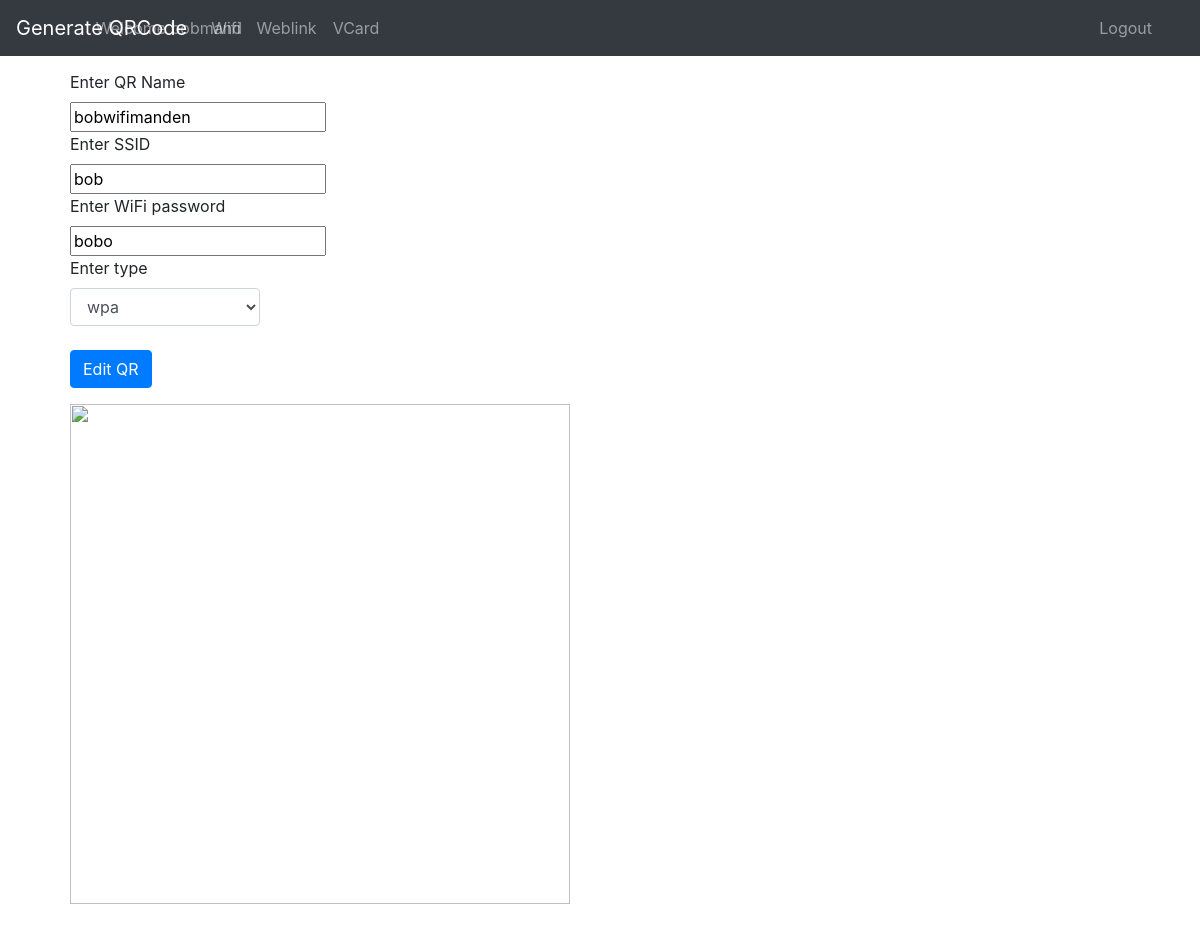
The app's page /qr/details/wifi/2/ (signed in) with its own data.
### qrcodes/models.py (models this page shows, shortened)
class QRCode_Wifi(models.Model):
    qr_id = models.AutoField(primary_key=True)
    user = models.ForeignKey(User, on_delete=models.CASCADE)
    name = models.CharField(max_length=500)
    wifiname = models.CharField(max_length=500, null=True)
    wifipassword =  models.CharField(max_length=500, null=True)
    wifitype =  models.CharField(max_length=20, null=True)
    def generate_QR(self):
        return f"WIFI:T:{self.wifitype};S:{self.wifiname};P:{self.wifipassword};;"

### qrcodes/views.py (the view, shortened to what this page needs)
# urls.py: path("details/<str:type>/<str:qr_id>/", views.details, name="details"),
@login_required
def details(request, type, qr_id):
    qr = get_qr_object(type, qr_id)
    context = {
        "qrcode": qr,
        "type": type
    }
    if request.method == "GET":
        buff = io.BytesIO()
        segno.make(qr.generate_QR(), error="H").save(buff, kind="png", scale=15)
        encoded = base64.b64encode(buff.getvalue()).decode()
        context.update({"qr_img": encoded})
        return render(request, f"qrcodes/qrdetails{type}.html", context)

### qrcodes/utils.py (called while the page is built)
def get_qr_object(type, qr_id):
    types = {
        "web": QRCode_Web,
        "vcard": QRCode_VCard,
        "wifi": QRCode_Wifi,
    }
    return get_object_or_404(types.get(type), pk=qr_id)

### qrcodes/templates/qrcodes/qrdetailswifi.html (shortened to what this page needs)
{% include 'qrcodes/base.html' %}
<div style="padding: 70px;">
<form action="{% url 'qrcodes:details' type qrcode.qr_id %}" method="POST">
    <label for="nameId">Enter QR Name</label>
    <br>
    <input type="text" id="nameId" name="name" value={{qrcode.name}}  required}>
    <br>
    <label for="ssid">Enter SSID</label>
    <br>
    <input type="text" id="ssid" name="wifiname" value={{qrcode.wifiname}}  required}>
    <br>
    <label for="passwordId">Enter WiFi password</label>
    <br>
    <input type="text" id="passwardId" name="password" value={{qrcode.wifipassword}}>
    <br>
    <label for="typeId">Enter type</label>
    <select style="width:190px" type="text" name="type" class="form-control" id="typeId" required>
        <option selected hidden="selected">{{qrcode.wifitype}}</option>
    </select>
    <br>
    <button class="btn btn-primary">Edit QR</button>
</form>
<img height="500" width="500"">

### qrcodes/templates/qrcodes/base.html (shortened to what this page needs)
<link rel="stylesheet" href="https://stackpath.bootstrapcdn.com/bootstrap/4.3.1/css/bootstrap.min.css">
<nav class="navbar navbar-expand-md navbar-dark bg-dark fixed-top">
  <a class="navbar-brand" href="{% url 'qrcodes:home' %}">Generate QRCode</a>
  <div class="collapse navbar-collapse" id="navbarsExampleDefault">
    <ul class="navbar-nav mr-auto">
        <a class="nav-link" href="{% url 'qrcodes:new_wifi_qr' %}">Wifi</a>
        <a class="nav-link" href="{% url 'qrcodes:new_web_qr' %}">Weblink</a>
        <a class="nav-link" href="{% url 'qrcodes:new_vcard_qr' %}">VCard</a>
        <a class="nav-link" href="{% url 'login:logout' %}" style="position: absolute; right: 40;" >Logout</a>
        <a class="nav-link" style="position: absolute; right: 950;">Welcome {{user.username}}</a>
    </ul>
  </div>
</nav>

### records on screen
QRCode_Wifi: name "bobwifimanden", wifiname "bob", password "bobo", type "wpa"

### other values on screen
{{ user.username }} "bobmand"
